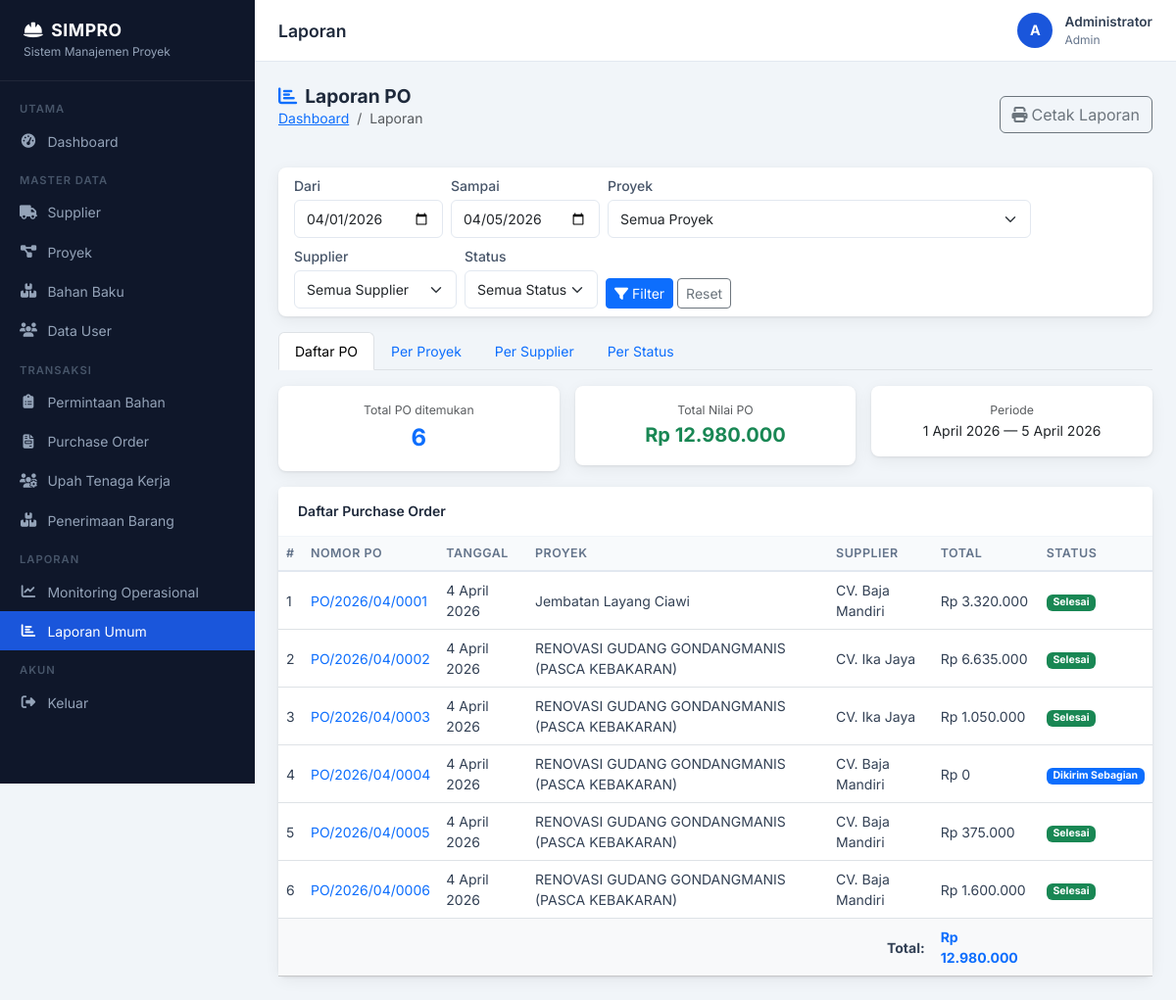
Screenshot of /laporan/index.php (signed in) with the database file from the repository.
### tables this page shows
CREATE TABLE `po` (
  `id_po` int NOT NULL,
  `nomor_po` varchar(30) NOT NULL,
  `tanggal_po` date NOT NULL,
  `id_proyek` int NOT NULL,
  `id_supplier` int NOT NULL,
  `id_user` int NOT NULL,
  `status_po` enum('draft','diajukan','disetujui','ditolak','dikirim_sebagian','selesai','direvisi','final','diproses') NOT NULL DEFAULT 'draft',
  `total` decimal(18,2) NOT NULL DEFAULT '0.00',
  `keterangan` text,
  `created_at` timestamp NULL DEFAULT CURRENT_TIMESTAMP,
  `updated_at` timestamp NULL DEFAULT CURRENT_TIMESTAMP ON UPDATE CURRENT_TIMESTAMP
);

CREATE TABLE `proyek` (
  `id_proyek` int NOT NULL,
  `kode_proyek` varchar(30) NOT NULL,
  `nama_proyek` varchar(200) NOT NULL,
  `lokasi` varchar(255) DEFAULT NULL,
  `tanggal_mulai` date DEFAULT NULL,
  `tanggal_selesai` date DEFAULT NULL,
  `status` enum('aktif','selesai','ditangguhkan') NOT NULL DEFAULT 'aktif',
  `keterangan` text,
  `created_at` timestamp NULL DEFAULT CURRENT_TIMESTAMP
);

CREATE TABLE `supplier` (
  `id_supplier` int NOT NULL,
  `nama_supplier` varchar(150) NOT NULL,
  `alamat` text,
  `no_telp` varchar(20) DEFAULT NULL,
  `email` varchar(100) DEFAULT NULL,
  `status` enum('aktif','nonaktif') NOT NULL DEFAULT 'aktif',
  `created_at` timestamp NULL DEFAULT CURRENT_TIMESTAMP
);

### config/koneksi.php (called while the page is built, shortened)
<?php
function e($str) {
    return htmlspecialchars($str ?? '', ENT_QUOTES, 'UTF-8');
}
function rupiah($angka) {
    return 'Rp ' . number_format($angka, 0, ',', '.');
}
function tgl_indo($tgl) {
    $bulan = ['','Januari','Februari','Maret','April','Mei','Juni',
              'Juli','Agustus','September','Oktober','November','Desember'];
    $d = date('j', strtotime($tgl));
    $m = date('n', strtotime($tgl));
    $y = date('Y', strtotime($tgl));
    return "$d {$bulan[$m]} $y";
}

### laporan/index.php (the view, shortened to what this page needs)
<?php
require_once '../config/koneksi.php';
$jenis     = $_GET['jenis'] ?? 'daftar_po';
$f_proyek   = (int)($_GET['id_proyek']  ?? 0);
$f_supplier = (int)($_GET['id_supplier'] ?? 0);
$f_status   = $_GET['status_po']        ?? '';
$f_dari     = $_GET['dari']             ?? date('Y-m-01');
$f_sampai   = $_GET['sampai']           ?? date('Y-m-d');
$where  = ["p.tanggal_po BETWEEN '$f_dari' AND '$f_sampai'"];
$wclause = 'WHERE ' . implode(' AND ', $where);
$sql = "SELECT p.*, pr.nama_proyek, pr.kode_proyek, s.nama_supplier, u.nama as nama_user
        FROM po p
        LEFT JOIN proyek pr ON pr.id_proyek = p.id_proyek
        LEFT JOIN supplier s ON s.id_supplier = p.id_supplier
        LEFT JOIN users u ON u.id_user = p.id_user
        $wclause
        ORDER BY p.tanggal_po DESC, p.nomor_po";
$result = mysqli_query($koneksi, $sql);
$sum_sql = "SELECT COUNT(*) as jml, SUM(p.total) as total FROM po p $wclause";
$sum     = mysqli_fetch_assoc(mysqli_query($koneksi, $sum_sql));
require_once '../template/header.php';
function badge_po($s) {
    $m=['draft'=>['secondary','Draft'],'diajukan'=>['warning','Diajukan'],'disetujui'=>['info','Disetujui'],
        'ditolak'=>['danger','Ditolak'],'dikirim_sebagian'=>['primary','Dikirim Sebagian'],'selesai'=>['success','Selesai']];
    $d=$m[$s]??['secondary',ucfirst($s)];
    return "<span class='badge bg-{$d[0]}'>{$d[1]}</span>";
}
?>
<div class="page-header d-flex justify-content-between align-items-center">
    <div>
        <h4><i class="fas fa-chart-bar me-2 text-primary"></i>Laporan PO</h4>
        <nav aria-label="breadcrumb"><ol class="breadcrumb small">
            <li class="breadcrumb-item"><a href="../dashboard/index.php">Dashboard</a></li>
            <li class="breadcrumb-item active">Laporan</li>
        </ol></nav>
    </div>
    <button onclick="window.print()" class="btn btn-outline-secondary no-print">
        <i class="fas fa-print me-1"></i>Cetak Laporan
    </button>
</div>
<div class="card mb-3 no-print">
    <div class="card-body py-2">
        <form class="row g-2 align-items-end" method="GET">
            <div class="col-auto">
                <label class="form-label small mb-1">Dari</label>
                <input type="date" name="dari" class="form-control form-control-sm" value="<?= e($f_dari) ?>">
            </div>
            <div class="col-auto">
                <label class="form-label small mb-1">Sampai</label>
                <input type="date" name="sampai" class="form-control form-control-sm" value="<?= e($f_sampai) ?>">
            </div>
            <div class="col-auto">
                <label class="form-label small mb-1">Proyek</label>
                <select name="id_proyek" class="form-select form-select-sm">
                    <option value="">Semua Proyek</option>
                </select>
            </div>
            <div class="col-auto">
                <label class="form-label small mb-1">Supplier</label>
                <select name="id_supplier" class="form-select form-select-sm">
                    <option value="">Semua Supplier</option>
                </select>
            </div>
            <div class="col-auto">
                <label class="form-label small mb-1">Status</label>
                <select name="status_po" class="form-select form-select-sm">
                    <option value="">Semua Status</option>
                </select>
            </div>
            <div class="col-auto pt-1">
                <button class="btn btn-sm btn-primary"><i class="fas fa-filter me-1"></i>Filter</button>
                <a href="?" class="btn btn-sm btn-outline-secondary">Reset</a>
            </div>
        </form>
    </div>
</div>
<ul class="nav nav-tabs mb-3 no-print" id="laporan-tab">
    <?php foreach(['daftar_po'=>'Daftar PO','per_proyek'=>'Per Proyek','per_supplier'=>'Per Supplier','per_status'=>'Per Status'] as $k=>$v): ?>
    <li class="nav-item">
        <a class="nav-link <?= $jenis===$k?'active':'' ?>"
           href="?jenis=<?= $k ?>&dari=<?= $f_dari ?>&sampai=<?= $f_sampai ?>&id_proyek=<?= $f_proyek ?>&id_supplier=<?= $f_supplier ?>&status_po=<?= $f_status ?>">
            <?= $v ?>
        </a>
    </li>
    <?php endforeach; ?>
</ul>
<div class="row g-3 mb-3">
    <div class="col-md-4">
        <div class="card text-center p-3">
            <div class="text-muted small">Total PO ditemukan</div>
            <div class="fw-bold fs-4 text-primary"><?= $sum['jml'] ?? 0 ?></div>
        </div>
    </div>
    <div class="col-md-4">
        <div class="card text-center p-3">
            <div class="text-muted small">Total Nilai PO</div>
            <div class="fw-bold fs-5 text-success"><?= rupiah($sum['total'] ?? 0) ?></div>
        </div>
    </div>
    <div class="col-md-4">
        <div class="card text-center p-3">
            <div class="text-muted small">Periode</div>
            <div class="fw-600"><?= tgl_indo($f_dari) ?> &mdash; <?= tgl_indo($f_sampai) ?></div>
        </div>
    </div>
</div>
<?php if ($jenis === 'daftar_po'): ?>
<div class="card table-card">
    <div class="card-header">Daftar Purchase Order</div>
    <div class="table-responsive">
        <table class="table table-hover mb-0">
            <thead>
            <tr><th>#</th><th>Nomor PO</th><th>Tanggal</th><th>Proyek</th><th>Supplier</th><th>Total</th><th>Status</th></tr>
            </thead>
            <tbody>
            <?php $no=1; if(mysqli_num_rows($result)==0): ?>
            <tr><td colspan="7" class="text-center py-4 text-muted">Tidak ada data</td></tr>
            <?php else: while($po=mysqli_fetch_assoc($result)): ?>
            <tr>
                <td><?= $no++ ?></td>
                <td class="fw-600"><a href="../po/detail.php?id=<?= $po['id_po'] ?>" class="text-decoration-none no-print"><?= e($po['nomor_po']) ?></a>
                    <span class="print-only"><?= e($po['nomor_po']) ?></span></td>
                <td><?= tgl_indo($po['tanggal_po']) ?></td>
                <td><?= e($po['nama_proyek']) ?></td>
                <td><?= e($po['nama_supplier']) ?></td>
                <td class="fw-600"><?= rupiah($po['total']) ?></td>
                <td><?= badge_po($po['status_po']) ?></td>
            </tr>
            <?php endwhile; endif; ?>
            </tbody>
            <tfoot class="table-light">
            <tr>
                <td colspan="5" class="text-end fw-bold">Total:</td>
                <td class="fw-bold text-primary"><?= rupiah($sum['total']??0) ?></td>
                <td></td>
            </tr>
            </tfoot>
        </table>
    </div>
</div>
<?php endif; ?>
<?php require_once '../template/footer.php'; ?>

### assets/css/style.css (style rules this page uses)
:root { --primary: #1a56db; --primary-dark: #1341b0; --primary-light: #e8f0fe; --secondary: #6c757d; --success: #0f9d58; --warning: #f4b400; --danger: #db4437; --info: #4285f4; --dark: #1e293b; --sidebar-bg: #0f172a; --sidebar-text: #94a3b8; --sidebar-hover: #1e293b; --sidebar-active:#1a56db; --body-bg: #f1f5f9; --card-shadow: 0 1px 3px rgba(0,0,0,.08), 0 4px 16px rgba(0,0,0,.06); --radius: .5rem; }
* { box-sizing: border-box; }
body { font-family: 'Inter', sans-serif; background: var(--body-bg); color: #334155; font-size: 14px; }
.card { border: none; border-radius: var(--radius); box-shadow: var(--card-shadow); }
.card-header { background: #fff; border-bottom: 1px solid #f1f5f9; font-weight: 600; color: var(--dark); padding: .9rem 1.25rem; }
.table-card .table th { background: #f8fafc; color: #64748b; font-size: .78rem; font-weight: 600; text-transform: uppercase; letter-spacing: .5px; border-bottom: 2px solid #e2e8f0; }
.table-card .table td { vertical-align: middle; color: #334155; }
.page-header { margin-bottom: 1.5rem; }
.page-header h4 { font-size: 1.2rem; font-weight: 700; color: var(--dark); margin: 0; }
.form-label { font-weight: 500; color: #475569; font-size: .875rem; }
.form-control, .form-select { border: 1px solid #e2e8f0; border-radius: .375rem; font-size: .875rem; padding: .5rem .75rem; }

### rows the page displays
po: nomor_po "PO/2026/04/0001", tanggal_po "4 April 2026", id_proyek.nama_proyek "Jembatan Layang Ciawi", id_supplier.nama_supplier "CV. Baja Mandiri", total "Rp 3.320.000", status_po "Selesai"
po: nomor_po "PO/2026/04/0002", tanggal_po "4 April 2026", id_proyek.nama_proyek "RENOVASI GUDANG GONDANGMANIS (PASCA KEBAKARAN)", id_supplier.nama_supplier "CV. Ika Jaya", total "Rp 6.635.000", status_po "Selesai"
po: nomor_po "PO/2026/04/0003", tanggal_po "4 April 2026", id_proyek.nama_proyek "RENOVASI GUDANG GONDANGMANIS (PASCA KEBAKARAN)", id_supplier.nama_supplier "CV. Ika Jaya", total "Rp 1.050.000", status_po "Selesai"
po: nomor_po "PO/2026/04/0004", tanggal_po "4 April 2026", id_proyek.nama_proyek "RENOVASI GUDANG GONDANGMANIS (PASCA KEBAKARAN)", id_supplier.nama_supplier "CV. Baja Mandiri", total "Rp 0", status_po "Dikirim Sebagian"
po: nomor_po "PO/2026/04/0005", tanggal_po "4 April 2026", id_proyek.nama_proyek "RENOVASI GUDANG GONDANGMANIS (PASCA KEBAKARAN)", id_supplier.nama_supplier "CV. Baja Mandiri", total "Rp 375.000", status_po "Selesai"
po: nomor_po "PO/2026/04/0006", tanggal_po "4 April 2026", id_proyek.nama_proyek "RENOVASI GUDANG GONDANGMANIS (PASCA KEBAKARAN)", id_supplier.nama_supplier "CV. Baja Mandiri", total "Rp 1.600.000", status_po "Selesai"

### other values shown
$pageTitle "Laporan"
substr($_SESSION['nama'] ?? 'U', 0, 1) "A"
$_SESSION['nama'] "Administrator"
$_SESSION['role'] "Admin"
$v "Daftar PO"
$v "Per Proyek"
$v "Per Supplier"
$v "Per Status"
$sum['jml'] "6"
rupiah($sum['total'] ?? 0) "Rp 12.980.000"
rupiah($sum['total']??0) "Rp 12.980.000"
